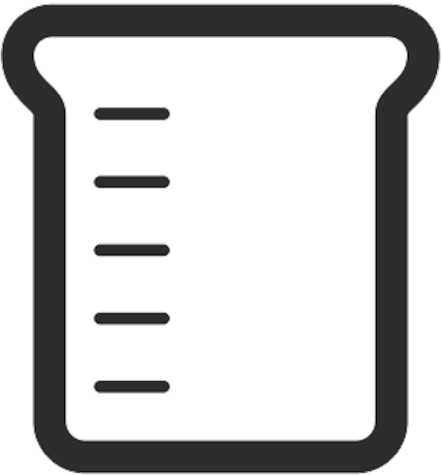
#> input picture new_items/beaker.png, 442 x 475 px
$ python training_data_1.py
#> lines starting #> are read from the running program, lines starting #| are printed output that depends on the picture
# -*- coding: utf-8 -*-
"""teaching_data_1.ipynb

Automatically generated by Colab.

Original file is located at
    https://colab.research.google.com/drive/1p71n3uN_C6DCd_8Q2sKgFlq_RdxMvjeT
"""

#Level1生成用のコード

from PIL import Image
import random
import os
import numpy as np
import math

# 1種類の画像のパスを設定
image_path = 'new_items/beaker.png'

# 画像を読み込む
image = Image.open(image_path).convert("RGBA")
#> image is the input picture: PIL image 442x475 RGBA; mean R, G, B, A 164.2, 164.2, 164.2, 219.1

# 背景画像のサイズを設定（例として画像のサイズを使用）
background_image_size = (1360, 1020)

label = []

# ランダムに拡大縮小し、回転させる関数
def overlay_single_image_randomly(image, background_image_size, num_overlays):
    base_image = Image.new('L', background_image_size, (255))
    placed_positions = []

    for _ in range(num_overlays):
        # ランダムに拡大縮小 (0.5と1はハイパーパラメータ)
        scale_factor = random.uniform(0.5, 1)
        new_size = (int(image.width * scale_factor), int(image.height * scale_factor))
        resized_image = image.resize(new_size, Image.LANCZOS)

        # ランダムに回転
        rotation_angle = random.randint(0, 360)
        rotated_image = resized_image.rotate(rotation_angle, expand=True)

        #ランダムに配置
        x_offset = random.randint(0, background_image_size[0] - rotated_image.width)
        y_offset = random.randint(0, background_image_size[1] - rotated_image.height)
        x_center = x_offset + rotated_image.width // 2
        y_center = y_offset + rotated_image.height // 2

        norm = np.linalg.norm(new_size)
        label.append((x_center/background_image_size[0], y_center/background_image_size[1], rotated_image.width/background_image_size[0], rotated_image.height/background_image_size[1]))
        # 台紙に重ね合わせ
        base_image.paste(rotated_image, (x_offset, y_offset), rotated_image)

    return base_image

# 生成する画像の枚数
num_generated_images = 10

# 出力ディレクトリを設定　→　generated_images1
output_directory = 'image_detection/generated_images1'
os.makedirs(output_directory, exist_ok=True)

# 複数枚のランダムに重ね合わせた画像を生成
for i in range(num_generated_images):
    # 1枚の画像に重ね合わせる数
    num_overlays_per_image = 1
    combined_image = overlay_single_image_randomly(image, background_image_size, num_overlays_per_image)
    output_image_path = os.path.join(output_directory, f'beaker_{i+1}.png')
    combined_image.save(output_image_path, quality=95)
    print(f"Combined image saved to: {output_image_path}")

    params_file_path = os.path.join(output_directory, f'beaker_{i+1}.txt')
    with open(params_file_path, 'w') as f:
      for i in range(num_overlays_per_image):
         f.write(f"{0} {label[i][0]} {label[i][1]} {label[i][2]} {label[i][3]}\n")
    print(f"Overlay parameters saved to: {params_file_path}")
    label = []
#> this loop made 10 passes
#> pass 1, `combined_image = overlay_single_image_randomly(image, background_image..`:
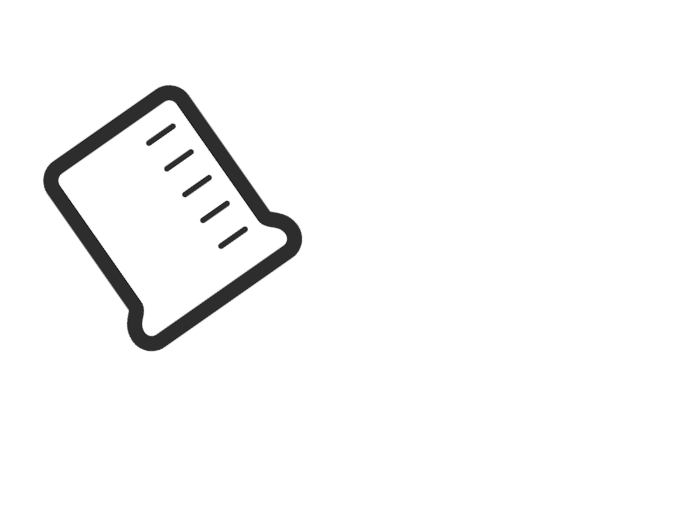
#> combined_image: PIL image 1360x1020 L (shown at 1/2 size); min 4, max 255, mean 247.8
#> pass 2, `combined_image = overlay_single_image_randomly(image, background_image..`:
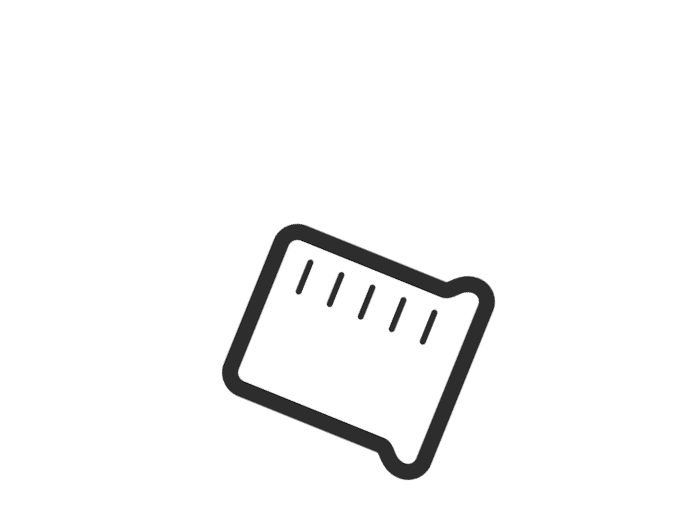
#> combined_image: PIL image 1360x1020 L (shown at 1/2 size); min 3, max 255, mean 246.8
#> pass 3, `combined_image = overlay_single_image_randomly(image, background_image..`:
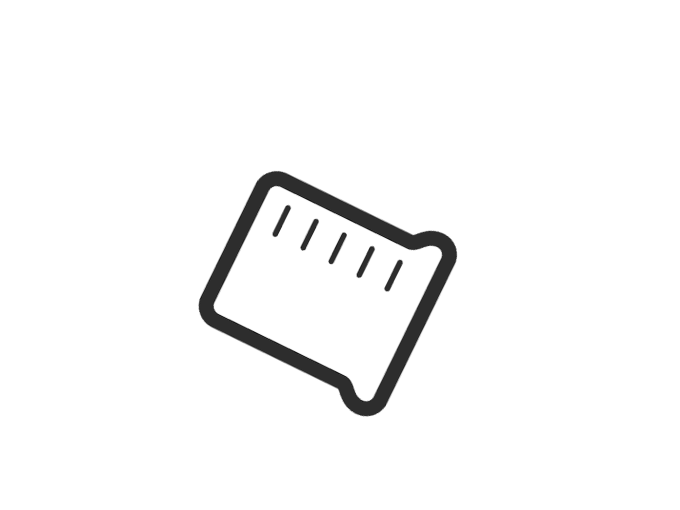
#> combined_image: PIL image 1360x1020 L (shown at 1/2 size); min 1, max 255, mean 247.9
#> after the loop:
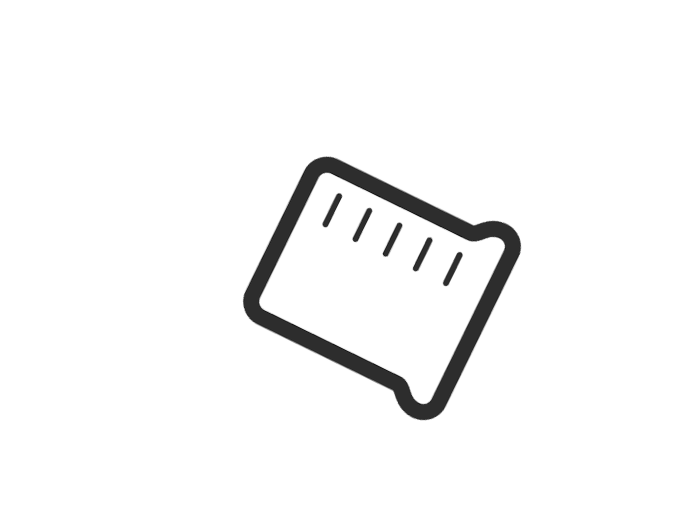
#> combined_image: PIL image 1360x1020 L (shown at 1/2 size); min 5, max 255, mean 246.8

$ run again, with new_items/goggle.png copied over new_items/beaker.png
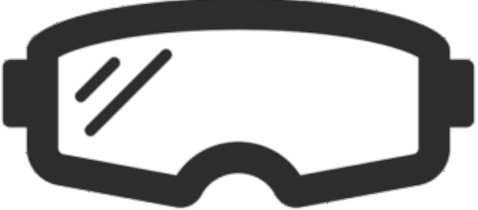
#> input picture new_items/goggle.png, 478 x 210 px
#> image is the input picture: PIL image 478x210 RGBA; mean R, G, B, A 129, 129, 129, 206.4
#> the loop `for i in range(num_generated_images):` made 10 passes
#> pass 1, `combined_image = overlay_single_image_randomly(image, background_image..`:
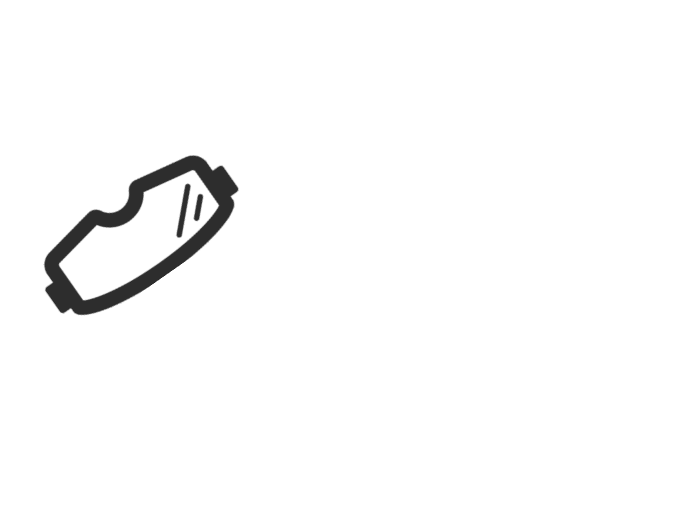
#> combined_image: PIL image 1360x1020 L (shown at 1/2 size); min 31, max 255, mean 250.1
#> after the loop `for i in range(num_generated_images):`:
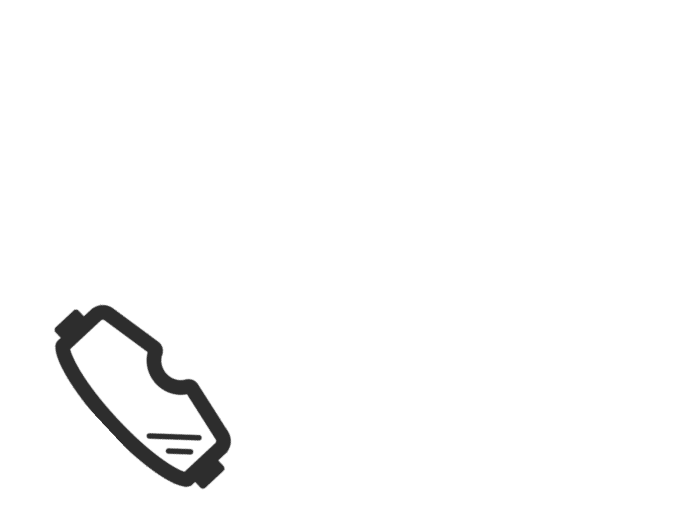
#> combined_image: PIL image 1360x1020 L (shown at 1/2 size); min 31, max 255, mean 250

$ run again, with new_items/hammer.png copied over new_items/beaker.png
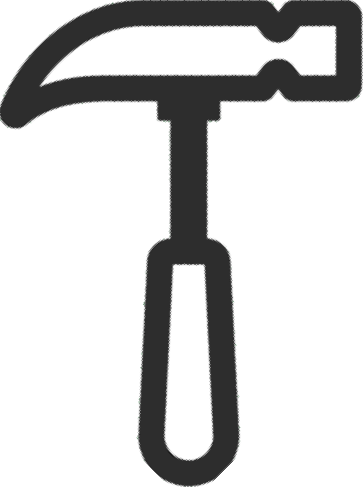
#> input picture new_items/hammer.png, 363 x 487 px
#> image is the input picture: PIL image 363x487 RGBA; mean R, G, B, A 42, 42, 42, 88.8
#> the loop `for i in range(num_generated_images):` made 10 passes
#> pass 1, `combined_image = overlay_single_image_randomly(image, background_image..`:
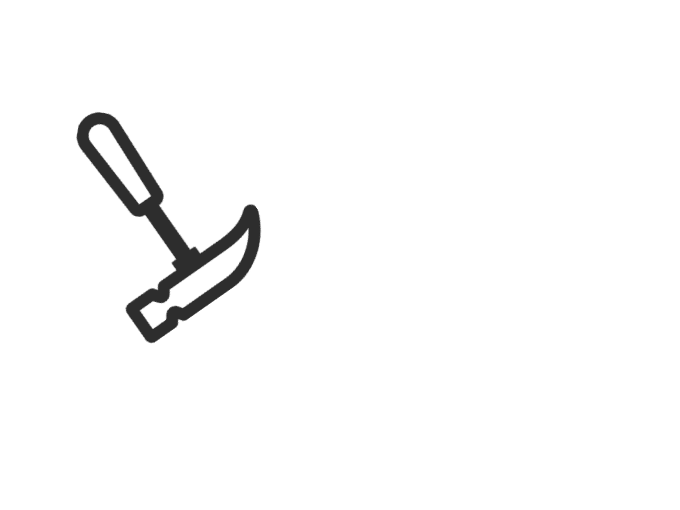
#> combined_image: PIL image 1360x1020 L (shown at 1/2 size); min 24, max 255, mean 249.8
#> after the loop `for i in range(num_generated_images):`:
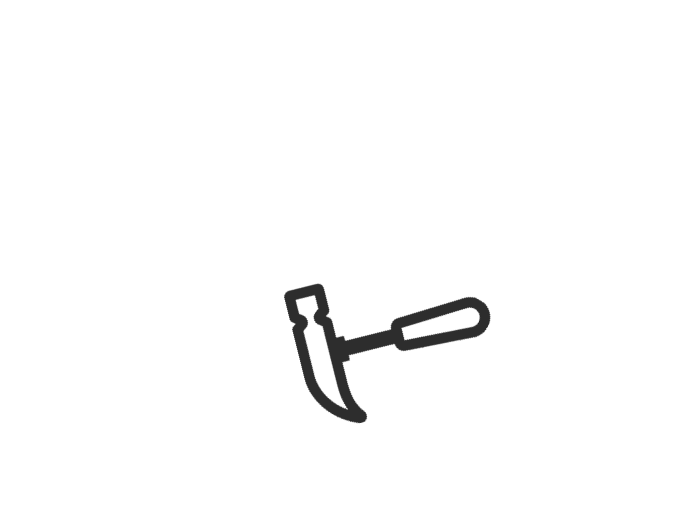
#> combined_image: PIL image 1360x1020 L (shown at 1/2 size); min 26, max 255, mean 251

$ run again, with new_items/kapton_tape.png copied over new_items/beaker.png
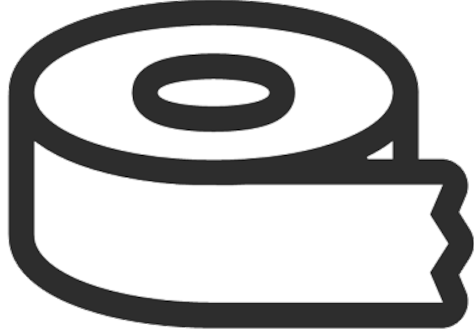
#> input picture new_items/kapton_tape.png, 474 x 329 px
#> image is the input picture: PIL image 474x329 RGBA; mean R, G, B, A 143.8, 143.8, 143.8, 215.6
#> the loop `for i in range(num_generated_images):` made 10 passes
#> pass 1, `combined_image = overlay_single_image_randomly(image, background_image..`:
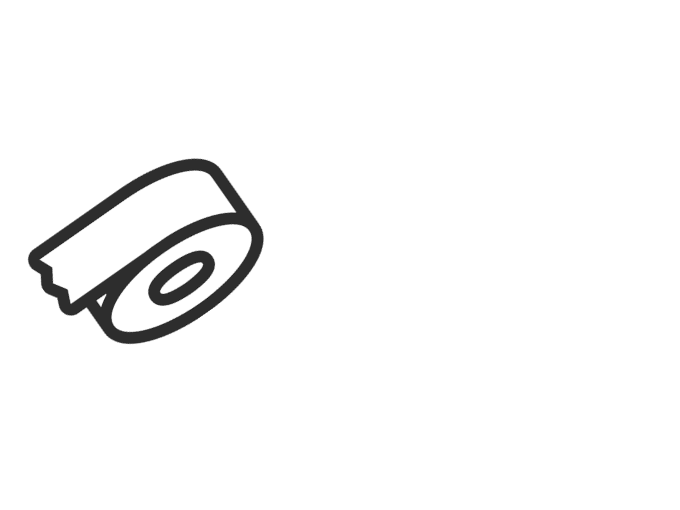
#> combined_image: PIL image 1360x1020 L (shown at 1/2 size); min 1, max 255, mean 248
#> after the loop `for i in range(num_generated_images):`:
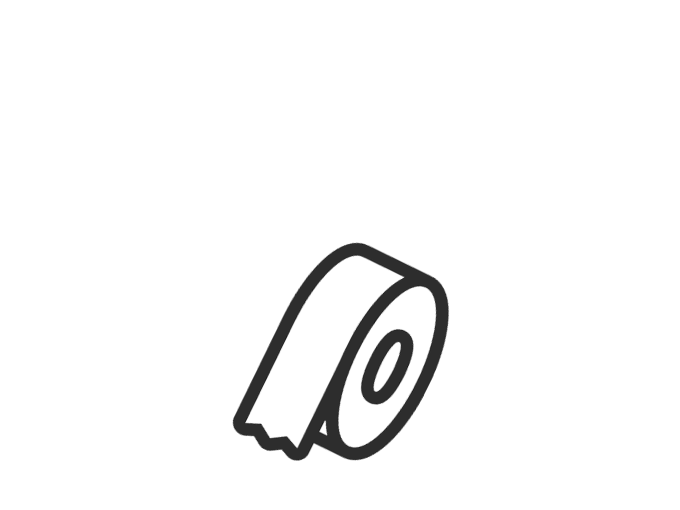
#> combined_image: PIL image 1360x1020 L (shown at 1/2 size); min 0, max 255, mean 247.1
